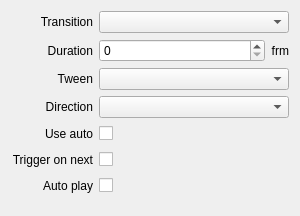
<?xml version="1.0" encoding="UTF-8"?>
<ui version="4.0">
 <class>InspectorStillWidget</class>
 <widget class="QWidget" name="InspectorStillWidget">
  <property name="geometry">
   <rect>
    <x>0</x>
    <y>0</y>
    <width>300</width>
    <height>208</height>
   </rect>
  </property>
  <property name="sizePolicy">
   <sizepolicy hsizetype="Expanding" vsizetype="Preferred">
    <horstretch>0</horstretch>
    <verstretch>0</verstretch>
   </sizepolicy>
  </property>
  <layout class="QGridLayout" name="gridLayout">
   <property name="bottomMargin">
    <number>20</number>
   </property>
   <item row="1" column="1">
    <widget class="QSpinBox" name="spinBoxTransitionDuration">
     <property name="sizePolicy">
      <sizepolicy hsizetype="Expanding" vsizetype="Fixed">
       <horstretch>0</horstretch>
       <verstretch>0</verstretch>
      </sizepolicy>
     </property>
     <property name="maximum">
      <number>999</number>
     </property>
    </widget>
   </item>
   <item row="2" column="1" colspan="2">
    <widget class="QComboBox" name="comboBoxTween">
     <property name="sizePolicy">
      <sizepolicy hsizetype="Expanding" vsizetype="Fixed">
       <horstretch>0</horstretch>
       <verstretch>0</verstretch>
      </sizepolicy>
     </property>
    </widget>
   </item>
   <item row="4" column="1" colspan="2">
    <layout class="QHBoxLayout" name="horizontalLayoutUseAuto">
     <item>
      <widget class="QCheckBox" name="checkBoxUseAuto">
       <property name="layoutDirection">
        <enum>Qt::RightToLeft</enum>
       </property>
       <property name="text">
        <string/>
       </property>
      </widget>
     </item>
     <item>
      <spacer name="horizontalSpacerUseAuto2">
       <property name="orientation">
        <enum>Qt::Horizontal</enum>
       </property>
       <property name="sizeHint" stdset="0">
        <size>
         <width>40</width>
         <height>20</height>
        </size>
       </property>
      </spacer>
     </item>
    </layout>
   </item>
   <item row="4" column="0">
    <widget class="QLabel" name="labelUseAuto">
     <property name="text">
      <string>Use auto</string>
     </property>
     <property name="alignment">
      <set>Qt::AlignRight|Qt::AlignTrailing|Qt::AlignVCenter</set>
     </property>
    </widget>
   </item>
   <item row="1" column="2">
    <widget class="QLabel" name="labelFrm1">
     <property name="text">
      <string>frm</string>
     </property>
     <property name="alignment">
      <set>Qt::AlignRight|Qt::AlignTrailing|Qt::AlignVCenter</set>
     </property>
    </widget>
   </item>
   <item row="3" column="1" colspan="2">
    <widget class="QComboBox" name="comboBoxDirection">
     <property name="sizePolicy">
      <sizepolicy hsizetype="Expanding" vsizetype="Fixed">
       <horstretch>0</horstretch>
       <verstretch>0</verstretch>
      </sizepolicy>
     </property>
    </widget>
   </item>
   <item row="5" column="1" colspan="2">
    <layout class="QHBoxLayout" name="horizontalLayoutTriggerOnNext">
     <item>
      <widget class="QCheckBox" name="checkBoxTriggerOnNext">
       <property name="layoutDirection">
        <enum>Qt::RightToLeft</enum>
       </property>
       <property name="text">
        <string/>
       </property>
      </widget>
     </item>
     <item>
      <spacer name="horizontalSpacerTriggerOnNext2">
       <property name="orientation">
        <enum>Qt::Horizontal</enum>
       </property>
       <property name="sizeHint" stdset="0">
        <size>
         <width>40</width>
         <height>20</height>
        </size>
       </property>
      </spacer>
     </item>
    </layout>
   </item>
   <item row="5" column="0">
    <widget class="QLabel" name="labelTriggerOnNext">
     <property name="text">
      <string>Trigger on next</string>
     </property>
     <property name="alignment">
      <set>Qt::AlignRight|Qt::AlignTrailing|Qt::AlignVCenter</set>
     </property>
    </widget>
   </item>
   <item row="6" column="1" colspan="2">
    <layout class="QHBoxLayout" name="horizontalLayoutAutoPlay">
     <item>
      <widget class="QCheckBox" name="checkBoxAutoPlay">
       <property name="layoutDirection">
        <enum>Qt::RightToLeft</enum>
       </property>
       <property name="text">
        <string/>
       </property>
      </widget>
     </item>
     <item>
      <spacer name="horizontalSpacerAutoPlay">
       <property name="orientation">
        <enum>Qt::Horizontal</enum>
       </property>
       <property name="sizeHint" stdset="0">
        <size>
         <width>40</width>
         <height>20</height>
        </size>
       </property>
      </spacer>
     </item>
    </layout>
   </item>
   <item row="6" column="0">
    <widget class="QLabel" name="labelAutoPlay">
     <property name="text">
      <string>Auto play</string>
     </property>
     <property name="alignment">
      <set>Qt::AlignRight|Qt::AlignTrailing|Qt::AlignVCenter</set>
     </property>
    </widget>
   </item>
   <item row="0" column="1" colspan="2">
    <widget class="QComboBox" name="comboBoxTransition">
     <property name="sizePolicy">
      <sizepolicy hsizetype="Expanding" vsizetype="Fixed">
       <horstretch>0</horstretch>
       <verstretch>0</verstretch>
      </sizepolicy>
     </property>
    </widget>
   </item>
   <item row="1" column="0">
    <widget class="QLabel" name="labelTransitionDuration">
     <property name="text">
      <string>Duration</string>
     </property>
     <property name="alignment">
      <set>Qt::AlignRight|Qt::AlignTrailing|Qt::AlignVCenter</set>
     </property>
    </widget>
   </item>
   <item row="3" column="0">
    <widget class="QLabel" name="labelDirection">
     <property name="text">
      <string>Direction</string>
     </property>
     <property name="alignment">
      <set>Qt::AlignRight|Qt::AlignTrailing|Qt::AlignVCenter</set>
     </property>
    </widget>
   </item>
   <item row="2" column="0">
    <widget class="QLabel" name="labelTween">
     <property name="text">
      <string>Tween</string>
     </property>
     <property name="alignment">
      <set>Qt::AlignRight|Qt::AlignTrailing|Qt::AlignVCenter</set>
     </property>
    </widget>
   </item>
   <item row="0" column="0">
    <widget class="QLabel" name="labelTransition">
     <property name="text">
      <string>Transition</string>
     </property>
     <property name="alignment">
      <set>Qt::AlignRight|Qt::AlignTrailing|Qt::AlignVCenter</set>
     </property>
    </widget>
   </item>
  </layout>
 </widget>
 <tabstops>
  <tabstop>comboBoxTransition</tabstop>
  <tabstop>spinBoxTransitionDuration</tabstop>
  <tabstop>comboBoxTween</tabstop>
  <tabstop>comboBoxDirection</tabstop>
  <tabstop>checkBoxUseAuto</tabstop>
  <tabstop>checkBoxTriggerOnNext</tabstop>
  <tabstop>checkBoxAutoPlay</tabstop>
 </tabstops>
 <resources/>
 <connections>
  <connection>
   <sender>comboBoxTransition</sender>
   <signal>currentTextChanged(QString)</signal>
   <receiver>InspectorStillWidget</receiver>
   <slot>transitionChanged(QString)</slot>
   <hints>
    <hint type="sourcelabel">
     <x>213</x>
     <y>29</y>
    </hint>
    <hint type="destinationlabel">
     <x>223</x>
     <y>15</y>
    </hint>
   </hints>
  </connection>
  <connection>
   <sender>comboBoxDirection</sender>
   <signal>currentTextChanged(QString)</signal>
   <receiver>InspectorStillWidget</receiver>
   <slot>directionChanged(QString)</slot>
   <hints>
    <hint type="sourcelabel">
     <x>124</x>
     <y>105</y>
    </hint>
    <hint type="destinationlabel">
     <x>0</x>
     <y>105</y>
    </hint>
   </hints>
  </connection>
  <connection>
   <sender>comboBoxTween</sender>
   <signal>currentTextChanged(QString)</signal>
   <receiver>InspectorStillWidget</receiver>
   <slot>tweenChanged(QString)</slot>
   <hints>
    <hint type="sourcelabel">
     <x>187</x>
     <y>85</y>
    </hint>
    <hint type="destinationlabel">
     <x>1</x>
     <y>141</y>
    </hint>
   </hints>
  </connection>
  <connection>
   <sender>checkBoxUseAuto</sender>
   <signal>stateChanged(int)</signal>
   <receiver>InspectorStillWidget</receiver>
   <slot>useAutoChanged(int)</slot>
   <hints>
    <hint type="sourcelabel">
     <x>113</x>
     <y>137</y>
    </hint>
    <hint type="destinationlabel">
     <x>146</x>
     <y>247</y>
    </hint>
   </hints>
  </connection>
  <connection>
   <sender>checkBoxTriggerOnNext</sender>
   <signal>stateChanged(int)</signal>
   <receiver>InspectorStillWidget</receiver>
   <slot>triggerOnNextChanged(int)</slot>
   <hints>
    <hint type="sourcelabel">
     <x>109</x>
     <y>165</y>
    </hint>
    <hint type="destinationlabel">
     <x>225</x>
     <y>263</y>
    </hint>
   </hints>
  </connection>
  <connection>
   <sender>spinBoxTransitionDuration</sender>
   <signal>valueChanged(int)</signal>
   <receiver>InspectorStillWidget</receiver>
   <slot>transitionDurationChanged(int)</slot>
   <hints>
    <hint type="sourcelabel">
     <x>231</x>
     <y>49</y>
    </hint>
    <hint type="destinationlabel">
     <x>271</x>
     <y>49</y>
    </hint>
   </hints>
  </connection>
  <connection>
   <sender>checkBoxAutoPlay</sender>
   <signal>stateChanged(int)</signal>
   <receiver>InspectorStillWidget</receiver>
   <slot>autoPlayChanged(int)</slot>
   <hints>
    <hint type="sourcelabel">
     <x>113</x>
     <y>195</y>
    </hint>
    <hint type="destinationlabel">
     <x>146</x>
     <y>280</y>
    </hint>
   </hints>
  </connection>
 </connections>
 <slots>
  <slot>transitionDurationChanged(int)</slot>
  <slot>loopChanged(int)</slot>
  <slot>transitionChanged(QString)</slot>
  <slot>directionChanged(QString)</slot>
  <slot>seekChanged(int)</slot>
  <slot>lengthChanged(int)</slot>
  <slot>tweenChanged(QString)</slot>
  <slot>resetTransition(QString)</slot>
  <slot>resetDuration(QString)</slot>
  <slot>resetTween(QString)</slot>
  <slot>resetDirection(QString)</slot>
  <slot>resetSeek(QString)</slot>
  <slot>resetLength(QString)</slot>
  <slot>resetLoop(QString)</slot>
  <slot>freezeOnLoadChanged(int)</slot>
  <slot>resetFreezeOnLoad(QString)</slot>
  <slot>resetUseAuto(QString)</slot>
  <slot>useAutoChanged(int)</slot>
  <slot>resetTriggerOnNext(QString)</slot>
  <slot>triggerOnNextChanged(int)</slot>
  <slot>autoPlayChanged(int)</slot>
 </slots>
</ui>
